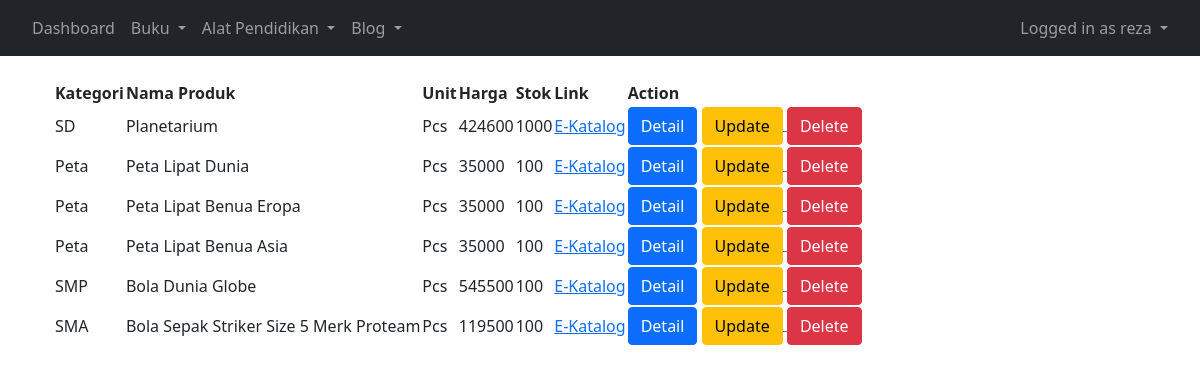
/viewalat (signed in), run on the app's committed database.
### app/models.py (models this page shows, shortened)
class PeralatanPendidikan(models.Model):
    id_peralatan_pendidikan = models.SlugField(primary_key=True, max_length=255)
    gambar = models.ImageField()
    nama_peralatan = models.CharField(max_length=100)
    unit = models.CharField(max_length=50)
    kategori = models.CharField(max_length=50)
    deskripsi = models.TextField()
    harga = models.IntegerField()
    link = models.URLField()
    stok = models.IntegerField()

### app/views.py (the view)
# urls.py: path('viewalat', views.alat, name='viewalat'),
@login_required(login_url="/login")
def alat(request):
    alat = PeralatanPendidikan.objects.all()
    return render(request, 'admin/viewalat.html', {'alat':alat})

### app/templates/admin/viewalat.html (shortened to what this page needs)
{% extends "admin/adminbase.html" %}
{% load static %}
{% block content %}
<div class="container mt-4 mb-4">
    <table id="myTable" class="display">
        <thead>
            <tr>
                <th>Kategori</th>
                <th>Nama Produk</th>
                <th>Unit</th>
                <th>Harga</th>
                <th>Stok</th>
                <th>Link</th>
                <th>Action</th>
            </tr>
        </thead>
        <tbody>
            {% for i in alat %}
            <tr>
                <td>{{i.kategori}}</td>
                <td>{{i.nama_peralatan}}</td>
                <td>{{i.unit}}</td>
                <td>{{i.harga}}</td>
                <td>{{i.stok}}</td>
                <td><a href="{{i.link}}">E-Katalog</a></td>
                <td>
                    <button type="button" class="btn btn-primary" data-bs-toggle="modal" data-bs-target="#exampleModal"
                        data-image="{% static i.gambar.url %}"
                        data-desc="{{i.deskripsi}}">
                        Detail
                    </button>
                    <a href="{% url 'updatealat' i.id_peralatan_pendidikan %}">
                        <button type="button" class="btn btn-warning">Update</button>
                    </a>
                    <a href="{% url 'deletealat' i.id_peralatan_pendidikan %}">
                        <button type="button" class="btn btn-danger">Delete</button>
                    </a>
                </td>
            </tr>
            {% endfor %}
        </tbody>
    </table>
</div>
{% endblock content %}

### app/templates/admin/adminbase.html (shortened to what this page needs)
<!DOCTYPE html>
<html>
<head>
    <link rel="stylesheet" href="https://cdnjs.cloudflare.com/ajax/libs/bootstrap/5.0.2/css/bootstrap.min.css">
    <link href="https://cdn.jsdelivr.net/npm/bootstrap@5.3.0/dist/css/bootstrap.min.css" rel="stylesheet">
    <link rel="stylesheet" href="https://cdn.jsdelivr.net/npm/bootstrap@5.0.0-alpha3/dist/css/bootstrap.min.css">
	<link rel="stylesheet" href="https://cdnjs.cloudflare.com/ajax/libs/bootstrap-datepicker/1.9.0/css/bootstrap-datepicker.min.css">
	<link rel="stylesheet" href="https://cdnjs.cloudflare.com/ajax/libs/font-awesome/4.7.0/css/font-awesome.min.css">
    <link rel="stylesheet" href="https://cdn.datatables.net/2.0.8/css/dataTables.dataTables.min.css">
</head>
<body>
<nav class="navbar navbar-expand-lg navbar-dark bg-dark">
    <div class="container-fluid">
        <div>
        <ul class="navbar-nav">
            <li class="nav-item">
            <a class="nav-link" href="/dashboard">Dashboard</a>
            </li>
            <li class="nav-item dropdown">
            <a class="nav-link dropdown-toggle" href="#" id="navbarDarkDropdownMenuLink" role="button" data-bs-toggle="dropdown" aria-expanded="false">
                Buku
            </a>
            </li>
            <li class="nav-item dropdown">
            <a class="nav-link dropdown-toggle" href="#" id="navbarDarkDropdownMenuLink" role="button" data-bs-toggle="dropdown" aria-expanded="false">
                Alat Pendidikan
            </a>
            </li>
            <li class="nav-item dropdown">
            <a class="nav-link dropdown-toggle" href="#" id="navbarDarkDropdownMenuLink" role="button" data-bs-toggle="dropdown" aria-expanded="false">
                Blog
            </a>
            </li>
        </ul>
        </div>
        <div>
        <ul class="navbar-nav">
            <li class="nav-item dropdown">
            <a class="nav-link dropdown-toggle" href="#" id="navbarDarkDropdownMenuLink" role="button" data-bs-toggle="dropdown" aria-expanded="false">
                Logged in as {{user.username}}
            </a>
        </ul>
        </div>
    </div>
</nav>
{% block content %}{% endblock content %}
</body>
</html>

### data on the page
PeralatanPendidikan: kategori "SD", nama_peralatan "Planetarium", unit "Pcs", harga "424600", stok "1000"
PeralatanPendidikan: kategori "Peta", nama_peralatan "Peta Lipat Dunia", unit "Pcs", harga "35000", stok "100"
PeralatanPendidikan: kategori "Peta", nama_peralatan "Peta Lipat Benua Eropa", unit "Pcs", harga "35000", stok "100"
PeralatanPendidikan: kategori "Peta", nama_peralatan "Peta Lipat Benua Asia", unit "Pcs", harga "35000", stok "100"
PeralatanPendidikan: kategori "SMP", nama_peralatan "Bola Dunia Globe", unit "Pcs", harga "545500", stok "100"
PeralatanPendidikan: kategori "SMA", nama_peralatan "Bola Sepak Striker Size 5 Merk Proteam", unit "Pcs", harga "119500", stok "100"

### other printed values
{{ user.username }} "reza"
